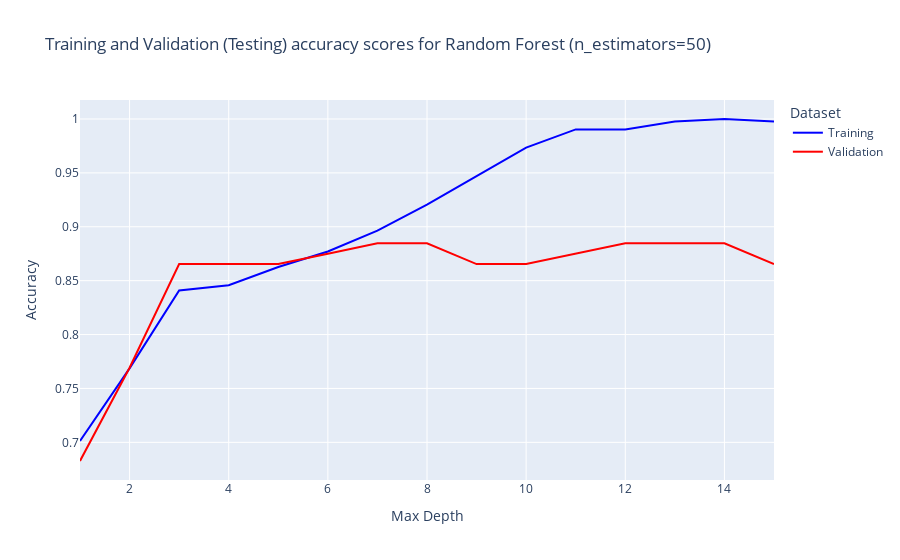
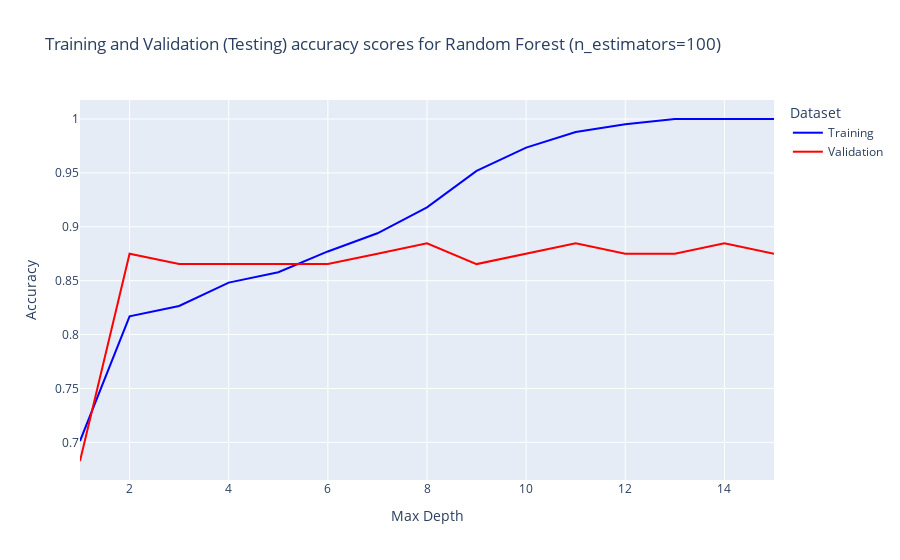
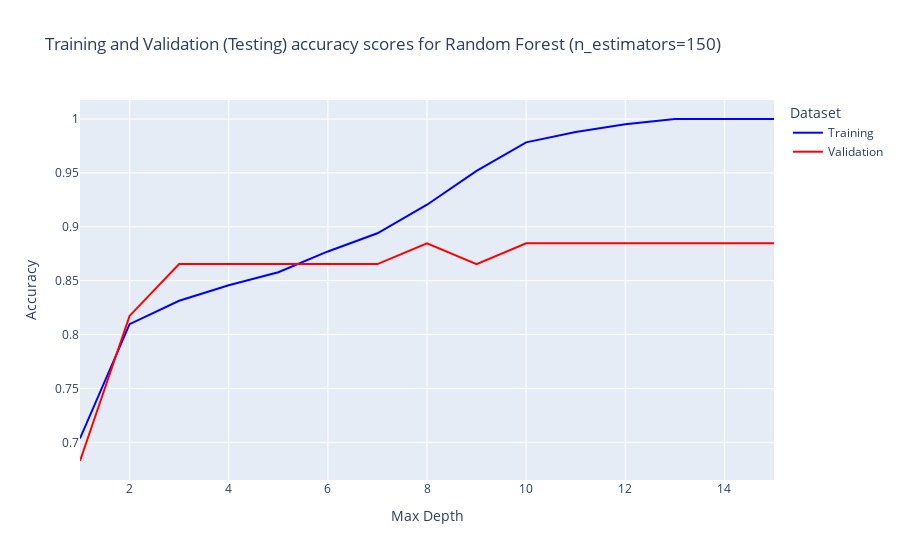

The notebook cell saved with these charts, in order:
### Code cell
X_train, X_test, y_train, y_test = split_data(data_df)
(n_estimators_range, max_depths_range, 
    training_acc, validation_acc) = rf_hyperparam(X_train, X_test, y_train, y_test)
    
plot_acc_score(n_estimators_range, max_depths_range, 
    training_acc, validation_acc)

### Figure 1 — Plotly figure (JSON) as saved in the notebook; plotly's stock layout.template omitted (floating-point values rounded to 4 significant figures)
{"data": [{"hovertemplate": "Dataset=Training<br>Max Depth=%{x}<br>Accuracy=%{y}<extra></extra>", "legendgroup": "Training", "line": {"color": "blue", "dash": "solid"}, "marker": {"symbol": "circle"}, "mode": "lines", "name": "Training", "orientation": "v", "showlegend": true, "type": "scatter", "x": [1, 2, 3, 4, 5, 6, 7, 8, 9, 10, 11, 12, 13, 14, 15], "xaxis": "x", "y": [0.7012, 0.7687, 0.841, 0.8458, 0.8627, 0.8771, 0.8964, 0.9205, 0.947, 0.9735, 0.9904, 0.9904, 0.9976, 1, 0.9976], "yaxis": "y"}, {"hovertemplate": "Dataset=Validation<br>Max Depth=%{x}<br>Accuracy=%{y}<extra></extra>", "legendgroup": "Validation", "line": {"color": "red", "dash": "solid"}, "marker": {"symbol": "circle"}, "mode": "lines", "name": "Validation", "orientation": "v", "showlegend": true, "type": "scatter", "x": [1, 2, 3, 4, 5, 6, 7, 8, 9, 10, 11, 12, 13, 14, 15], "xaxis": "x", "y": [0.6827, 0.7692, 0.8654, 0.8654, 0.8654, 0.875, 0.8846, 0.8846, 0.8654, 0.8654, 0.875, 0.8846, 0.8846, 0.8846, 0.8654], "yaxis": "y"}], "layout": {"legend": {"title": {"text": "Dataset"}, "tracegroupgap": 0}, "title": {"text": "Training and Validation (Testing) accuracy scores for Random Forest (n_estimators=50)"}, "xaxis": {"anchor": "y", "domain": [0, 1], "title": {"text": "Max Depth"}}, "yaxis": {"anchor": "x", "domain": [0, 1], "title": {"text": "Accuracy"}}}}

### Figure 2 — Plotly figure (JSON) as saved in the notebook; plotly's stock layout.template omitted (floating-point values rounded to 4 significant figures)
{"data": [{"hovertemplate": "Dataset=Training<br>Max Depth=%{x}<br>Accuracy=%{y}<extra></extra>", "legendgroup": "Training", "line": {"color": "blue", "dash": "solid"}, "marker": {"symbol": "circle"}, "mode": "lines", "name": "Training", "orientation": "v", "showlegend": true, "type": "scatter", "x": [1, 2, 3, 4, 5, 6, 7, 8, 9, 10, 11, 12, 13, 14, 15], "xaxis": "x", "y": [0.7012, 0.8169, 0.8265, 0.8482, 0.8578, 0.8771, 0.894, 0.9181, 0.9518, 0.9735, 0.988, 0.9952, 1, 1, 1], "yaxis": "y"}, {"hovertemplate": "Dataset=Validation<br>Max Depth=%{x}<br>Accuracy=%{y}<extra></extra>", "legendgroup": "Validation", "line": {"color": "red", "dash": "solid"}, "marker": {"symbol": "circle"}, "mode": "lines", "name": "Validation", "orientation": "v", "showlegend": true, "type": "scatter", "x": [1, 2, 3, 4, 5, 6, 7, 8, 9, 10, 11, 12, 13, 14, 15], "xaxis": "x", "y": [0.6827, 0.875, 0.8654, 0.8654, 0.8654, 0.8654, 0.875, 0.8846, 0.8654, 0.875, 0.8846, 0.875, 0.875, 0.8846, 0.875], "yaxis": "y"}], "layout": {"legend": {"title": {"text": "Dataset"}, "tracegroupgap": 0}, "title": {"text": "Training and Validation (Testing) accuracy scores for Random Forest (n_estimators=100)"}, "xaxis": {"anchor": "y", "domain": [0, 1], "title": {"text": "Max Depth"}}, "yaxis": {"anchor": "x", "domain": [0, 1], "title": {"text": "Accuracy"}}}}

### Figure 3 — Plotly figure (JSON) as saved in the notebook; plotly's stock layout.template omitted (floating-point values rounded to 4 significant figures)
{"data": [{"hovertemplate": "Dataset=Training<br>Max Depth=%{x}<br>Accuracy=%{y}<extra></extra>", "legendgroup": "Training", "line": {"color": "blue", "dash": "solid"}, "marker": {"symbol": "circle"}, "mode": "lines", "name": "Training", "orientation": "v", "showlegend": true, "type": "scatter", "x": [1, 2, 3, 4, 5, 6, 7, 8, 9, 10, 11, 12, 13, 14, 15], "xaxis": "x", "y": [0.7036, 0.8096, 0.8313, 0.8458, 0.8578, 0.8771, 0.894, 0.9205, 0.9518, 0.9783, 0.988, 0.9952, 1, 1, 1], "yaxis": "y"}, {"hovertemplate": "Dataset=Validation<br>Max Depth=%{x}<br>Accuracy=%{y}<extra></extra>", "legendgroup": "Validation", "line": {"color": "red", "dash": "solid"}, "marker": {"symbol": "circle"}, "mode": "lines", "name": "Validation", "orientation": "v", "showlegend": true, "type": "scatter", "x": [1, 2, 3, 4, 5, 6, 7, 8, 9, 10, 11, 12, 13, 14, 15], "xaxis": "x", "y": [0.6827, 0.8173, 0.8654, 0.8654, 0.8654, 0.8654, 0.8654, 0.8846, 0.8654, 0.8846, 0.8846, 0.8846, 0.8846, 0.8846, 0.8846], "yaxis": "y"}], "layout": {"legend": {"title": {"text": "Dataset"}, "tracegroupgap": 0}, "title": {"text": "Training and Validation (Testing) accuracy scores for Random Forest (n_estimators=150)"}, "xaxis": {"anchor": "y", "domain": [0, 1], "title": {"text": "Max Depth"}}, "yaxis": {"anchor": "x", "domain": [0, 1], "title": {"text": "Accuracy"}}}}
